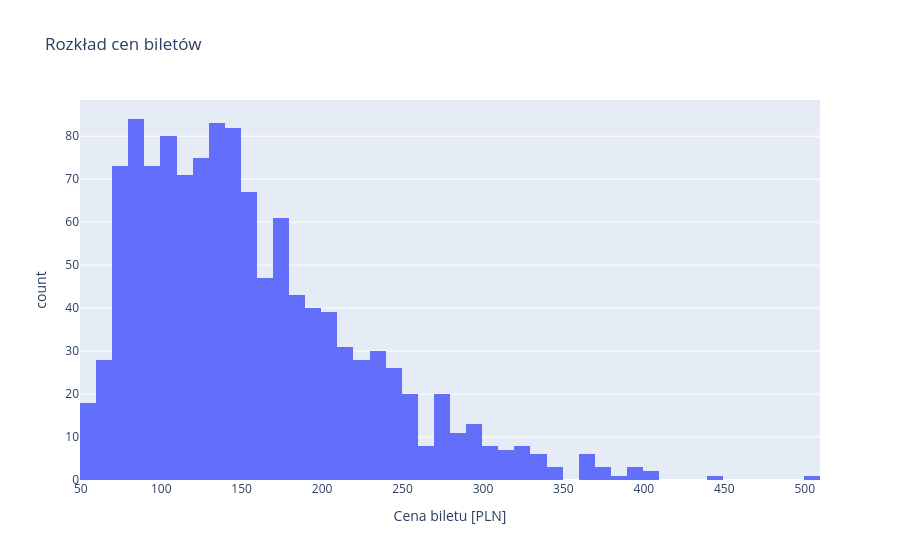

Notebook code cell kept with this figure:
### Markdown cell above
# Część 4 — Rozkład cen biletów i analiza przychodów

### Code cell
fig = px.histogram(
    df,
    x="cena_biletu_pln",
    nbins=50,
    title="Rozkład cen biletów",
    labels={
        "cena_biletu_pln": "Cena biletu [PLN]"
    }
)

fig.show()

### Figure 1 — Plotly figure (JSON) as saved in the notebook; plotly's stock layout.template omitted (floating-point values rounded to 4 significant figures; data arrays with more than 128 entries replaced by an {"elided": "..."} marker saying what was removed)
{"data": [{"bingroup": "x", "hovertemplate": "Cena biletu [PLN]=%{x}<br>count=%{y}<extra></extra>", "legendgroup": "", "marker": {"color": "#636efa", "pattern": {"shape": ""}}, "name": "", "nbinsx": 50, "orientation": "v", "showlegend": false, "type": "histogram", "x": {"elided": "1200 float values"}, "xaxis": "x", "yaxis": "y"}], "layout": {"barmode": "relative", "legend": {"tracegroupgap": 0}, "title": {"text": "Rozkład cen biletów"}, "xaxis": {"anchor": "y", "domain": [0, 1], "title": {"text": "Cena biletu [PLN]"}}, "yaxis": {"anchor": "x", "domain": [0, 1], "title": {"text": "count"}}}}
